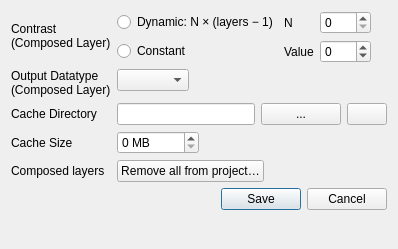
<?xml version="1.0" encoding="UTF-8"?>
<ui version="4.0">
 <class>SettingsDialogBase</class>
 <widget class="QDialog" name="SettingsDialogBase">
  <property name="geometry">
   <rect>
    <x>0</x>
    <y>0</y>
    <width>398</width>
    <height>249</height>
   </rect>
  </property>
  <property name="windowTitle">
   <string>Layer Slider - Settings</string>
  </property>
  <layout class="QFormLayout" name="formLayout">
   <property name="fieldGrowthPolicy">
    <enum>QFormLayout::ExpandingFieldsGrow</enum>
   </property>
   <item row="0" column="0">
    <widget class="QLabel" name="label_contrast">
     <property name="text">
      <string>Contrast
(Composed Layer)</string>
     </property>
    </widget>
   </item>
   <item row="0" column="1">
    <widget class="QWidget" name="contrast_widget" native="true">
     <layout class="QGridLayout" name="contrast_layout">
      <property name="leftMargin">
       <number>0</number>
      </property>
      <property name="topMargin">
       <number>0</number>
      </property>
      <property name="rightMargin">
       <number>0</number>
      </property>
      <property name="bottomMargin">
       <number>0</number>
      </property>
      <item row="0" column="0">
       <widget class="QRadioButton" name="radio_dynamic">
        <property name="text">
         <string>Dynamic: N × (layers − 1)</string>
        </property>
       </widget>
      </item>
      <item row="0" column="1">
       <widget class="QLabel" name="label_dynamic_n">
        <property name="text">
         <string>N</string>
        </property>
       </widget>
      </item>
      <item row="0" column="2">
       <widget class="QSpinBox" name="spin_dynamic_n">
        <property name="toolTip">
         <string>Contrast = N × (number of composed layers − 1)</string>
        </property>
        <property name="maximum">
         <number>50</number>
        </property>
       </widget>
      </item>
      <item row="1" column="0">
       <widget class="QRadioButton" name="radio_constant">
        <property name="text">
         <string>Constant</string>
        </property>
       </widget>
      </item>
      <item row="1" column="1">
       <widget class="QLabel" name="label_constant_value">
        <property name="text">
         <string>Value</string>
        </property>
       </widget>
      </item>
      <item row="1" column="2">
       <widget class="QSpinBox" name="spin_constant">
        <property name="toolTip">
         <string>Fixed contrast value applied to composed layers</string>
        </property>
        <property name="minimum">
         <number>-100</number>
        </property>
        <property name="maximum">
         <number>100</number>
        </property>
       </widget>
      </item>
     </layout>
    </widget>
   </item>
   <item row="1" column="0">
    <widget class="QLabel" name="label_output_datatype">
     <property name="text">
      <string>Output Datatype
(Composed Layer)</string>
     </property>
    </widget>
   </item>
   <item row="1" column="1">
    <widget class="QComboBox" name="combo_output_datatype"/>
   </item>
   <item row="2" column="0">
    <widget class="QLabel" name="label_cache_dir">
     <property name="text">
      <string>Cache Directory</string>
     </property>
    </widget>
   </item>
   <item row="2" column="1">
    <widget class="QWidget" name="cache_dir_widget" native="true">
     <layout class="QHBoxLayout" name="cache_dir_layout">
      <property name="spacing">
       <number>6</number>
      </property>
      <property name="leftMargin">
       <number>0</number>
      </property>
      <property name="topMargin">
       <number>0</number>
      </property>
      <property name="rightMargin">
       <number>0</number>
      </property>
      <property name="bottomMargin">
       <number>0</number>
      </property>
      <item>
       <widget class="QLineEdit" name="edit_cache_dir">
        <property name="toolTip">
         <string>Directory where generated composed layers are cached</string>
        </property>
       </widget>
      </item>
      <item>
       <widget class="QPushButton" name="btn_select_cache_dir">
        <property name="toolTip">
         <string>Select cache directory</string>
        </property>
        <property name="text">
         <string>...</string>
        </property>
       </widget>
      </item>
      <item>
       <widget class="QPushButton" name="btn_open_cache_dir">
        <property name="toolTip">
         <string>Open cache directory in file manager</string>
        </property>
        <property name="text">
         <string/>
        </property>
       </widget>
      </item>
     </layout>
    </widget>
   </item>
   <item row="3" column="0">
    <widget class="QLabel" name="label_cache_size">
     <property name="text">
      <string>Cache Size</string>
     </property>
    </widget>
   </item>
   <item row="3" column="1">
    <widget class="QSpinBox" name="spin_cache_mb">
     <property name="suffix">
      <string> MB</string>
     </property>
     <property name="maximum">
      <number>99999</number>
     </property>
    </widget>
   </item>
   <item row="4" column="0">
    <widget class="QLabel" name="label_remove_composed">
     <property name="text">
      <string>Composed layers</string>
     </property>
    </widget>
   </item>
   <item row="4" column="1">
    <widget class="QWidget" name="remove_composed_widget" native="true">
     <layout class="QVBoxLayout" name="remove_composed_layout">
      <property name="leftMargin">
       <number>0</number>
      </property>
      <property name="topMargin">
       <number>0</number>
      </property>
      <property name="rightMargin">
       <number>0</number>
      </property>
      <property name="bottomMargin">
       <number>0</number>
      </property>
      <item>
       <widget class="QPushButton" name="btn_remove_all_composed_layers">
        <property name="toolTip">
         <string>Remove plugin-managed composed raster layers. Duplicated layers (copies) are not removed.</string>
        </property>
        <property name="text">
         <string>Remove all from project…</string>
        </property>
       </widget>
      </item>
     </layout>
    </widget>
   </item>
   <item row="5" column="0" colspan="2">
    <widget class="QDialogButtonBox" name="button_box">
     <property name="orientation">
      <enum>Qt::Horizontal</enum>
     </property>
     <property name="standardButtons">
      <set>QDialogButtonBox::Cancel|QDialogButtonBox::Save</set>
     </property>
    </widget>
   </item>
  </layout>
 </widget>
 <resources/>
 <connections/>
</ui>
